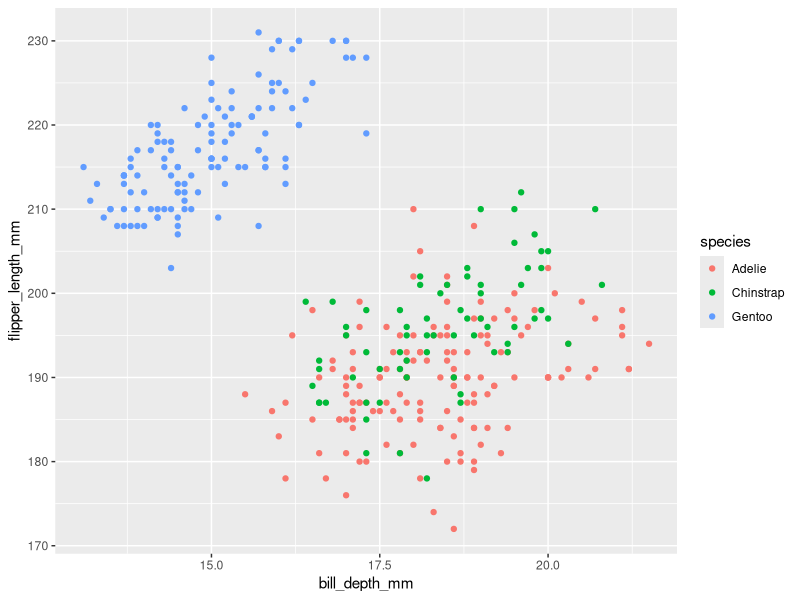

Here is the R script that generated this plot:
## ---- chunk 1
# Libraries
library(tidyverse)
library(palmerpenguins)
## ---- chunk 2
# Examining the relationship between bill length and flipper length.
library(palmerpenguins)
data(package = 'palmerpenguins')
ggplot(penguins, aes(x = bill_depth_mm , y = flipper_length_mm, color = species)) +
geom_point()
